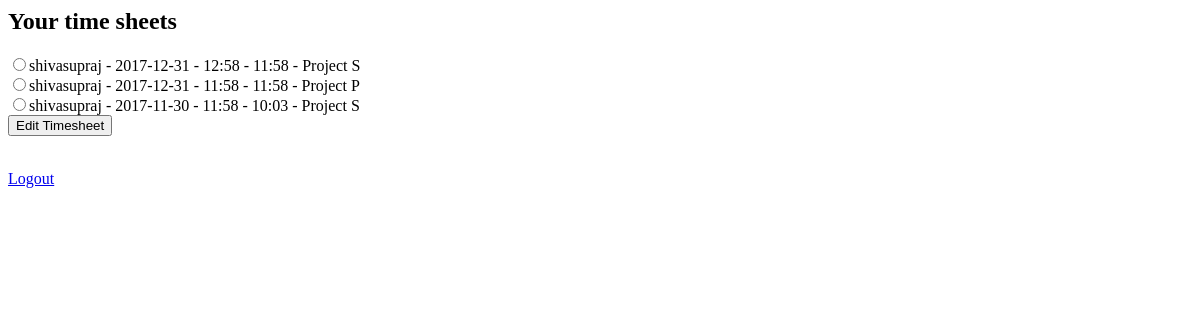
/accounts/timesheet/ (signed in), run on an earlier commit of the app's database.
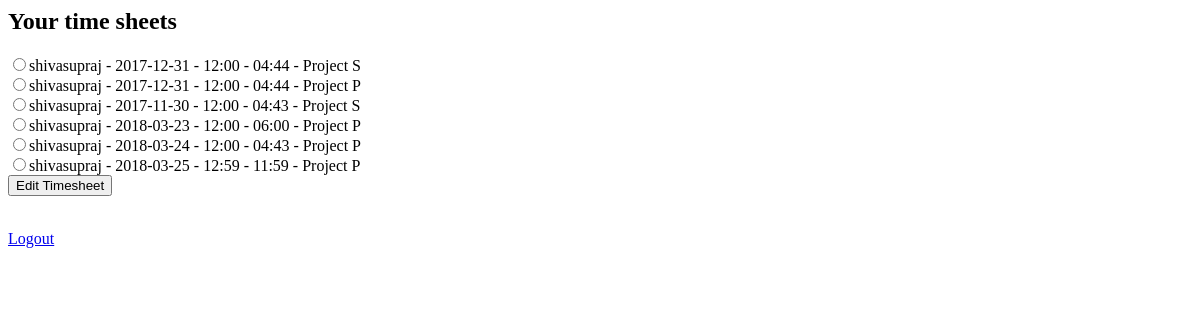
And on a later commit of the database.
### accounts/models.py (models this page shows)
class TimeSheet(models.Model):
    profile = models.ManyToManyField(Profile)
    emp_name = models.CharField(max_length=100, default='emp_name')
    date  = models.DateField()
    start_time = models.TimeField()
    end_time = models.TimeField()
    project = models.ForeignKey(Project, on_delete=models.CASCADE)
    def __str__(self):
        return self.emp_name + ' ' + self.project.project_name +' '+ str(self.date)

class Project(models.Model):
    project_name = models.CharField(max_length=200)
    employees = models.ManyToManyField(Profile)
    def __str__(self):
        return self.project_name

### accounts/views.py (the view)
# urls.py: path('timesheet/', views.timesheet_view, name='timesheet_view'),
def timesheet_view(request):
    if request.user.is_authenticated:
        profile = Profile.objects.filter(user=request.user)[0]
        print(profile)
        timesheets = TimeSheet.objects.filter(profile=profile)
        print(timesheets)
        return render(request, 'accounts/timesheet.html', {'timesheets':timesheets})
    else:
        return render(request, 'accounts/login.html', {'error': 'Login to access the page'})

### accounts/models.py (called while the page is built)
    def __str__(self):
        return self.emp_name

### accounts/templates/accounts/timesheet.html (shortened to what this page needs)
<h2>Your time sheets</h2>
<form action="{% url 'accounts:edittimesheet' %}" method="get">
{% if timesheets %}
  {% for timesheet in timesheets %}
      <input type="radio" name = "timesheet_id" value="{{ timesheet.id }}">{{ timesheet.emp_name }} - {{ timesheet.date|date:"Y-m-d" }} - {{ timesheet.start_time|time:"h:i" }} - {{ timesheet.end_time|time:"h:i" }} - {{ timesheet.project }}<br>
  {%endfor%}
      <input type="submit" value="Edit Timesheet">
  </form>
{% else %}
  <h2>You donot have any time sheets available to view</h2>
{% endif %}
<a href="{% url 'accounts:logout' %}">Logout</a>

What changed in the data, as far as the page shows it:
changed TimeSheet (number 1 of 6 on the later page): start_time "12:58" → "12:00"; end_time "11:58" → "04:44"
changed TimeSheet (number 2 of 6 on the later page): start_time "11:58" → "12:00"; end_time "11:58" → "04:44"
changed TimeSheet (number 3 of 6 on the later page): start_time "11:58" → "12:00"; end_time "10:03" → "04:43"
added TimeSheet: emp_name "shivasupraj", date "2018-03-23", start_time "12:00", end_time "06:00", project "Project P"
added TimeSheet: emp_name "shivasupraj", date "2018-03-24", start_time "12:00", end_time "04:43", project "Project P"
added TimeSheet: emp_name "shivasupraj", date "2018-03-25", start_time "12:59", end_time "11:59", project "Project P"
